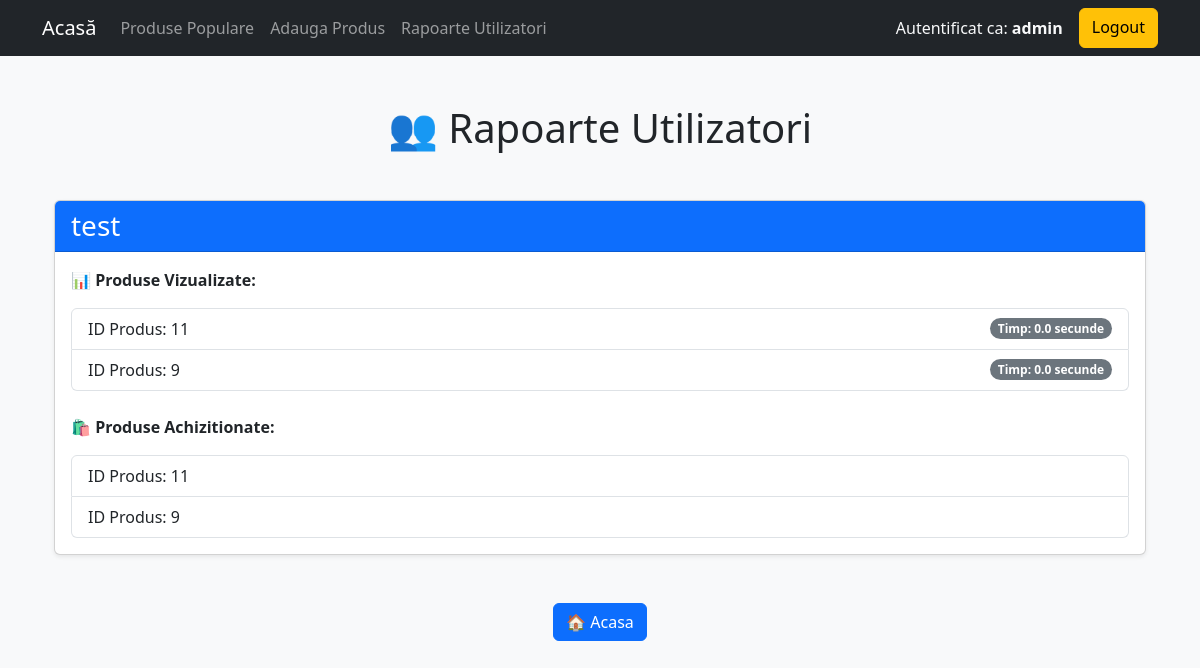
The page /user_reports (signed in) on the database its author committed.
### models.py (models this page shows, shortened)
class User(db.Model):
    id = db.Column(db.Integer, primary_key=True)
    username = db.Column(db.String(100), unique=True)
    password = db.Column(db.String(100))
    role = db.Column(db.String(20))

class UserInteraction(db.Model):
    id = db.Column(db.Integer, primary_key=True)
    user_id = db.Column(db.String(100))
    product_id = db.Column(db.Integer, db.ForeignKey('product.id'))
    timestamp = db.Column(db.DateTime, default=db.func.current_timestamp())
    time_spent = db.Column(db.Float, default=0.0)  # timp petrecut pe pagina in secunde
    personalized_description = db.Column(db.Text, nullable=True)
    last_updated = db.Column(db.DateTime, default=db.func.current_timestamp())  # Stocăm ca UTC

class PurchaseHistory(db.Model):
    id = db.Column(db.Integer, primary_key=True)
    user_id = db.Column(db.Integer, db.ForeignKey('user.id'), nullable=False)
    product_id = db.Column(db.Integer, db.ForeignKey('product.id'), nullable=False)
    timestamp = db.Column(db.DateTime, default=db.func.current_timestamp())
    user = db.relationship('User', backref=db.backref('purchases', lazy=True))
    product = db.relationship('Product', backref=db.backref('purchases_history', lazy=True))

### app.py (the view)
@app.route("/user_reports")
@login_required
def user_reports():
    if "role" not in session or session["role"] != "admin":
        flash("Doar administratorii pot accesa aceasta pagina!")
        return redirect(url_for("home"))
    users = User.query.all()
    user_reports = {}
    for user in users:
        interactions = UserInteraction.query.filter_by(user_id=user.id).all()
        purchased_products = PurchaseHistory.query.filter_by(user_id=user.id).all()
        user_reports[user.username] = {
            "interactions": interactions,
            "purchased_products": purchased_products
        }
    return render_template("user_reports.html", user_reports=user_reports)

### app.py (called while the page is built)
def login_required(f):
    @wraps(f)
    def decorated_function(*args, **kwargs):
        if "user_id" not in session:
            flash("Trebuie sa fii autentificat pentru a accesa aceasta pagina.")
            return redirect(url_for("login"))
        return f(*args, **kwargs)
    return decorated_function

### templates/user_reports.html (shortened to what this page needs)
<!DOCTYPE html>
<html lang="ro">
<head>
    <link rel="stylesheet" href="https://cdn.jsdelivr.net/npm/bootstrap@5.3.0/dist/css/bootstrap.min.css">
</head>
<body class="bg-light">
{% extends 'base.html' %}
{% block content %}
<div class="container mt-5">
    <h1 class="text-center mb-5">👥 Rapoarte Utilizatori</h1>
    {% for user, data in user_reports.items() %}
        <div class="card mb-5 shadow-sm">
            <div class="card-header bg-primary text-white">
                <h3 class="mb-0">{{ user }}</h3>
            </div>
            <div class="card-body">
                <p><strong>📊 Produse Vizualizate:</strong></p>
                <ul class="list-group">
                    {% set unique_interactions = {} %}
                    {% for interaction in data.interactions %}
                        {% if interaction.product_id not in unique_interactions %}
                            {% set _dummy = unique_interactions.update({interaction.product_id: interaction.time_spent}) %}
                        {% else %}
                            {% set _dummy = unique_interactions.update({interaction.product_id: unique_interactions[interaction.product_id] + interaction.time_spent}) %}
                        {% endif %}
                    {% endfor %}
                    {% for product_id, total_time in unique_interactions.items() %}
                        <li class="list-group-item d-flex justify-content-between align-items-center">
                            ID Produs: {{ product_id }}
                            <span class="badge bg-secondary rounded-pill">Timp: {{ total_time }} secunde</span>
                        </li>
                    {% endfor %}
                </ul>
                <p class="mt-4"><strong>🛍️ Produse Achizitionate:</strong></p>
                <ul class="list-group">
                    {% for purchase in data.purchased_products %}
                        <li class="list-group-item d-flex justify-content-between align-items-center">
                            ID Produs: {{ purchase.product_id }}
                        </li>
                    {% endfor %}
                </ul>
            </div>
        </div>
    {% endfor %}
    <div class="text-center mt-5">
        <a href="/" class="btn btn-primary">🏠 Acasa</a>
    </div>
</div>
{% endblock %}

### templates/base.html (shortened to what this page needs)
<!DOCTYPE html>
<html lang="ro">
<head>
    <link rel="stylesheet" href="https://cdn.jsdelivr.net/npm/bootstrap@5.3.0/dist/css/bootstrap.min.css">
</head>
<body class="bg-light">
<nav class="navbar navbar-expand-lg navbar-dark bg-dark">
    <div class="container">
        <a class="navbar-brand" href="{{ url_for('home') }}">Acasă</a>
        <div class="collapse navbar-collapse" id="navbarNav">
            <ul class="navbar-nav me-auto">
                <li class="nav-item">
                    <a class="nav-link" href="{{ url_for('popular_products') }}">Produse Populare</a>
                </li>
                {% if session['role'] == 'admin' %}
                <li class="nav-item">
                    <a class="nav-link" href="{{ url_for('add_product') }}">Adauga Produs</a>
                </li>
                <li class="nav-item">
                    <a class="nav-link" href="{{ url_for('user_reports') }}">Rapoarte Utilizatori</a>
                </li>
                {% endif %}
            </ul>
            <div class="d-flex">
                {% if 'user_id' in session %}
                    <span class="navbar-text me-3 text-light">Autentificat ca: <strong>{{ session['role'] }}</strong></span>
                    <a class="btn btn-warning" href="{{ url_for('logout') }}">Logout</a>
                {% else %}
                    <a class="btn btn-primary me-2" href="{{ url_for('login') }}">Login</a>
                    <a class="btn btn-success" href="{{ url_for('register') }}">Register</a>
                {% endif %}
            </div>
        </div>
    </div>
</nav>
<div class="container mt-5">
    {% block content %}
    {% endblock %}
</div>
</body>
</html>

### rows shown on the page
User: role "admin", username "test"
UserInteraction: product "11", time_spent "0.0"
UserInteraction: product "9", time_spent "0.0"
PurchaseHistory: product_id "11"
PurchaseHistory: product_id "9"
